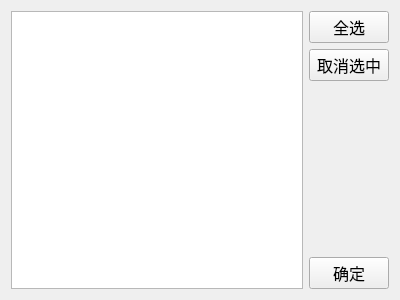
<?xml version="1.0" encoding="UTF-8"?>
<ui version="4.0">
 <class>ShareFile</class>
 <widget class="QWidget" name="ShareFile">
  <property name="geometry">
   <rect>
    <x>0</x>
    <y>0</y>
    <width>400</width>
    <height>300</height>
   </rect>
  </property>
  <property name="windowTitle">
   <string>分享文件</string>
  </property>
  <property name="windowIcon">
   <iconset>
    <normaloff>C:/Users/Lenovo/Pictures/Screenshots/120.jpg</normaloff>C:/Users/Lenovo/Pictures/Screenshots/120.jpg</iconset>
  </property>
  <layout class="QHBoxLayout" name="horizontalLayout">
   <item>
    <widget class="QListWidget" name="listWidget">
     <property name="font">
      <font>
       <pointsize>11</pointsize>
      </font>
     </property>
     <property name="selectionMode">
      <enum>QAbstractItemView::MultiSelection</enum>
     </property>
    </widget>
   </item>
   <item>
    <layout class="QVBoxLayout" name="verticalLayout">
     <item>
      <widget class="QPushButton" name="allSelect_PB">
       <property name="font">
        <font>
         <family>Agency FB</family>
         <pointsize>12</pointsize>
        </font>
       </property>
       <property name="text">
        <string>全选</string>
       </property>
      </widget>
     </item>
     <item>
      <widget class="QPushButton" name="cancelSelect_PB">
       <property name="font">
        <font>
         <family>Agency FB</family>
         <pointsize>12</pointsize>
        </font>
       </property>
       <property name="text">
        <string>取消选中</string>
       </property>
      </widget>
     </item>
     <item>
      <spacer name="verticalSpacer">
       <property name="orientation">
        <enum>Qt::Vertical</enum>
       </property>
       <property name="sizeHint" stdset="0">
        <size>
         <width>77</width>
         <height>25</height>
        </size>
       </property>
      </spacer>
     </item>
     <item>
      <widget class="QPushButton" name="ok_PB">
       <property name="font">
        <font>
         <family>Agency FB</family>
         <pointsize>12</pointsize>
        </font>
       </property>
       <property name="text">
        <string>确定</string>
       </property>
      </widget>
     </item>
    </layout>
   </item>
  </layout>
 </widget>
 <resources/>
 <connections/>
</ui>
